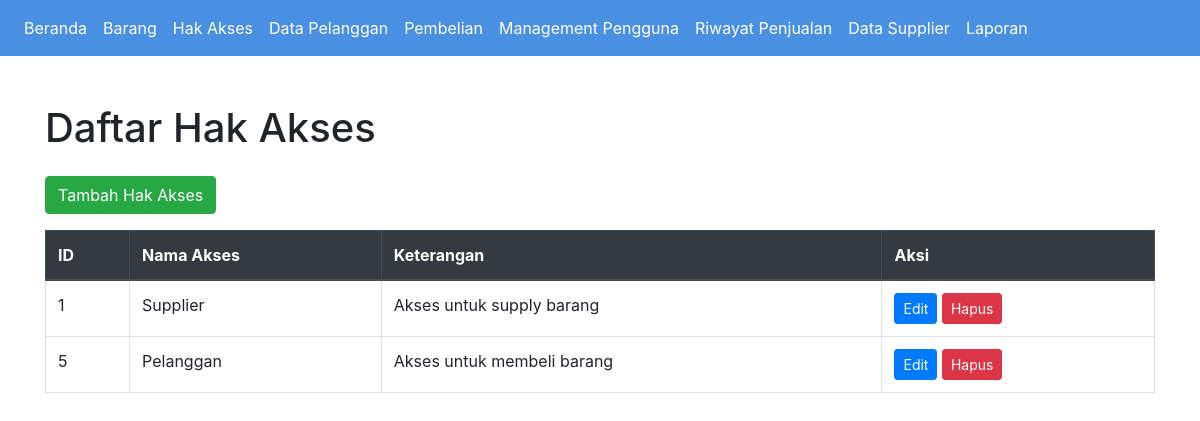
The page /hak_akses/read_hak_akses.php on the database its author committed.
### tables this page shows
CREATE TABLE `hakakses` (
  `IdAkses` int(11) NOT NULL,
  `NamaAkses` varchar(150) NOT NULL,
  `Keterangan` varchar(150) NOT NULL
);

### hak_akses/HakAkses.php (called while the page is built, shortened)
<?php
class HakAkses {
    private $conn;
    public function __construct($conn) {
        $this->conn = $conn;
    }
    public function read() {
        $sql = "SELECT * FROM hakakses";
        return $this->conn->query($sql);
    }
}
?>

### hak_akses/read_hak_akses.php (the view, shortened to what this page needs)
<?php
include '../header.php';
include 'HakAkses.php';
include '../connect.php';
$hakAkses = new HakAkses($conn);
$result = $hakAkses->read();
?>
<!DOCTYPE html>
<html>
<head>
    <link href="https://stackpath.bootstrapcdn.com/bootstrap/4.5.2/css/bootstrap.min.css" rel="stylesheet">
</head>
<body>
    <div class="container mt-5">
        <h1 class="mb-4">Daftar Hak Akses</h1>
        <a href="create_hak_akses.php" class="btn btn-success mb-3">Tambah Hak Akses</a>
        <table class="table table-bordered">
            <thead class="thead-dark">
                <tr>
                    <th>ID</th>
                    <th>Nama Akses</th>
                    <th>Keterangan</th>
                    <th>Aksi</th>
                </tr>
            </thead>
            <tbody>
                <?php
                if ($result->num_rows > 0) {
                    while ($row = $result->fetch_assoc()) {
                        echo "<tr>
                            <td>".$row['IdAkses']."</td>
                            <td>".$row['NamaAkses']."</td>
                            <td>".$row['Keterangan']."</td>
                            <td>
                                <a href='update_hak_akses.php?id=".$row['IdAkses']."' class='btn btn-primary btn-sm'>Edit</a>
                                <a href='delete_hak_akses.php?id=".$row['IdAkses']."' class='btn btn-danger btn-sm'>Hapus</a>
                            </td>
                        </tr>";
                    }
                } else {
                    echo "<tr><td colspan='4' class='text-center'>Tidak ada data</td></tr>";
                }
                ?>
            </tbody>
        </table>
    </div>
</body>
</html>

### header.php (style rules this page uses)
body { background-color: #f0f8ff; color: #333; }

### rows shown on the page
hakakses: IdAkses "1", NamaAkses "Supplier", Keterangan "Akses untuk supply barang"
hakakses: IdAkses "5", NamaAkses "Pelanggan", Keterangan "Akses untuk membeli barang"
